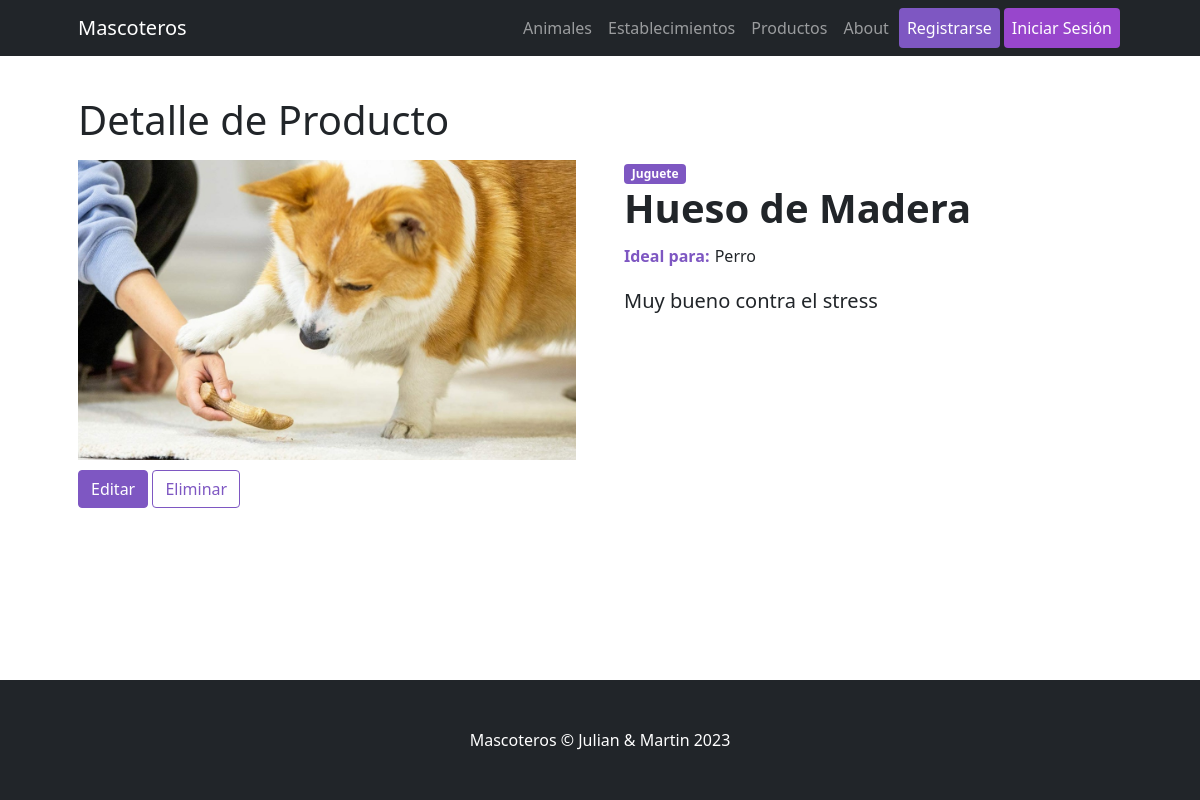
The app's page /Mascoteros/producto/1 with its own data.
### Mascoteros/models.py (models this page shows)
class Producto (models.Model):
    nombre           = models.CharField(max_length=64)
    descripcion      = models.CharField(max_length=500)
    imagen           = models.ImageField(upload_to='images_productos')
    especie_objetivo = models.CharField(max_length=255)
    tipo             = models.CharField(max_length=32)

### Mascoteros/views.py (the view)
# urls.py: path("producto/<int:pk>", DetalleProducto.as_view(), name="ProductosDetalle"),
class DetalleProducto(DetailView):
    model = Producto
    template_name = "Mascoteros/producto/producto_detail.html"

### Mascoteros/templates/Mascoteros/producto/producto_detail.html (shortened to what this page needs)
{% extends "Mascoteros/parent.html" %}
{% load static %}
{% block contenidoDinamico %}
<h1 class="card-title">Detalle de Producto</h1>
<div class="row gx-4 gx-lg-5 align-items-left">
    <div class="col-md-6"><img class="card-img-top-detail mb-5 mb-md-0" src="{{producto.imagen.url}}" alt="..." /></div>
    <div class="col-md-6">
        <span class="badge bg-primary">{{producto.tipo}}</span>
        <h1 class="display-6 fw-bolder">{{producto.nombre}}</h1>
        <div class="fs-5 mb-3">
            <span class="span-detalle-label">Ideal para:</span>
            <span class="span-detalle" >{{producto.especie_objetivo}}</span>
        </div>
        <p class="lead">{{producto.descripcion}}</p>
    </div>
    <div class="container-fluid">
        <a href="{% url 'ProductosEditar' producto.id %}" class="btn btn-dark active" role="button" aria-pressed="true">Editar</a>
        <a href="{% url 'ProductosBorrar' producto.id %}" class="btn btn-outline-success" role="button" aria-pressed="true">Eliminar</a>
    </div>
</div>
{% endblock %}

### records on screen
Producto: imagen (picture), tipo "Juguete", nombre "Hueso de Madera", especie_objetivo "Perro", descripcion "Muy bueno contra el stress"
